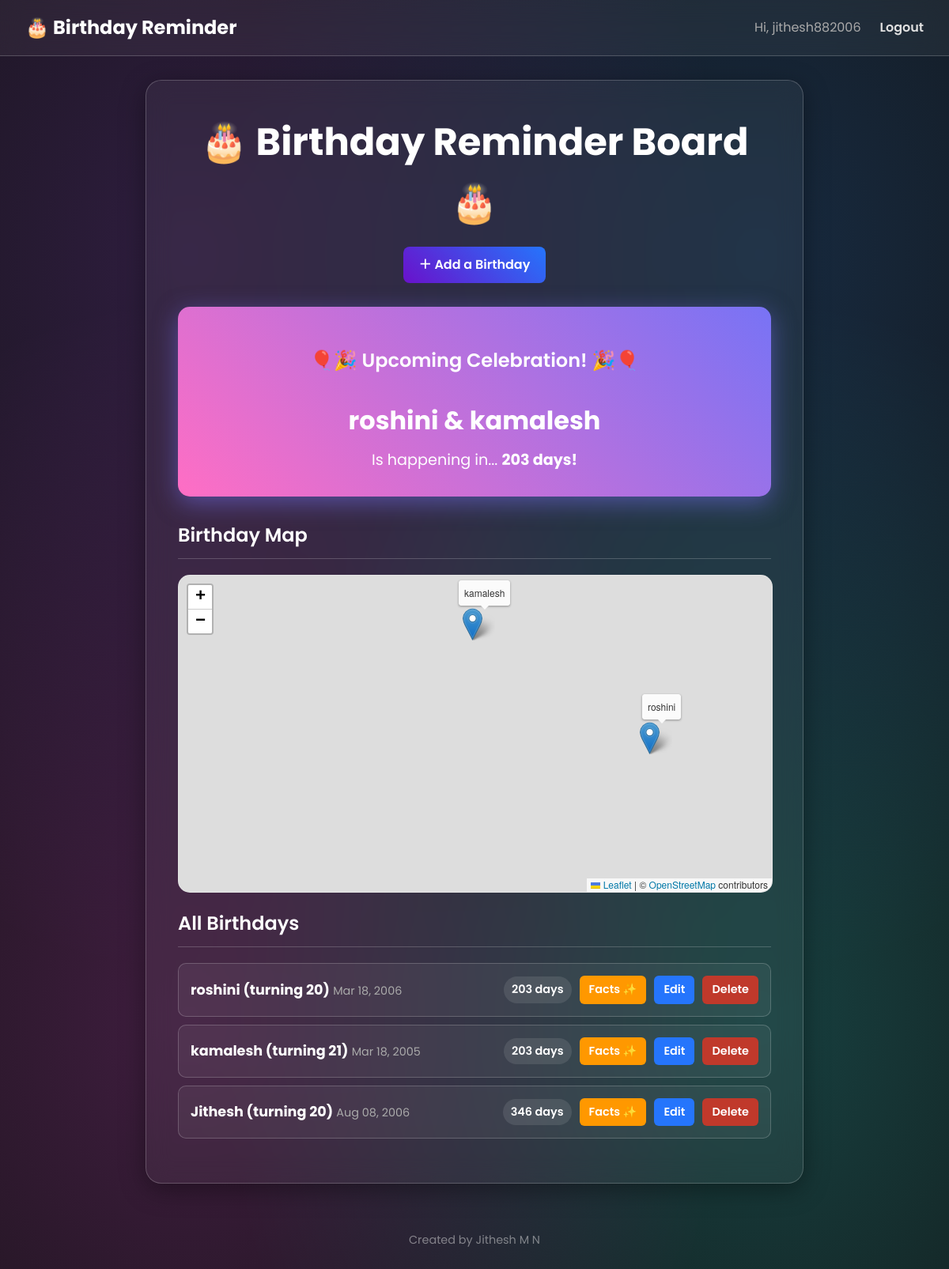
Screenshot of / (signed in) with the database file from the repository.
### app.py (models this page shows)
class User(UserMixin, db.Model):
    id = db.Column(db.Integer, primary_key=True)
    email = db.Column(db.String(100), unique=True, nullable=False)
    password = db.Column(db.String(200), nullable=False)
    birthdays = db.relationship('Birthday', backref='creator', lazy=True)

class Birthday(db.Model):
    id = db.Column(db.Integer, primary_key=True)
    name = db.Column(db.String(200), nullable=False)
    dob = db.Column(db.Date, nullable=False)
    tob = db.Column(db.String(50), nullable=True)
    pob = db.Column(db.String(200), nullable=True)
    notes = db.Column(db.Text, nullable=True)
    latitude = db.Column(db.Float, nullable=True)
    longitude = db.Column(db.Float, nullable=True)
    user_id = db.Column(db.Integer, db.ForeignKey('user.id'), nullable=False)

### app.py (the view)
@app.route('/')
@login_required
def index():
    today = date.today()
    birthdays = Birthday.query.order_by(extract('month', Birthday.dob), extract('day', Birthday.dob)).all()
    birthdays_with_details = [{'birthday': b, 'days_left': d, 'age_turning': a} for d, a, b in [(*calculate_birthday_details(b, today), b) for b in birthdays]]
    sorted_birthdays = sorted(birthdays_with_details, key=lambda x: x['days_left'])
    upcoming_birthdays = []
    if sorted_birthdays:
        min_days_left = sorted_birthdays[0]['days_left']
        upcoming_birthdays = [b for b in sorted_birthdays if b['days_left'] == min_days_left]
    birthdays_json = [{'name': b['birthday'].name, 'lat': b['birthday'].latitude, 'lon': b['birthday'].longitude, 'pob': b['birthday'].pob} for b in sorted_birthdays if b['birthday'].latitude is not None]
    return render_template('index.html', sorted_birthdays=sorted_birthdays, upcoming_birthdays=upcoming_birthdays, birthdays_json=birthdays_json)

### app.py (called while the page is built)
@login_manager.user_loader
def load_user(user_id):
    return db.session.get(User, int(user_id))

def calculate_birthday_details(birthday, today):
    age = today.year - birthday.dob.year - ((today.month, today.day) < (birthday.dob.month, birthday.dob.day))
    birthday_this_year = birthday.dob.replace(year=today.year)
    if birthday_this_year < today: next_birthday_date = birthday_this_year.replace(year=today.year + 1)
    else: next_birthday_date = birthday_this_year
    age_turning = next_birthday_date.year - birthday.dob.year
    days_left = (next_birthday_date - today).days
    return days_left, age_turning

### templates/index.html (shortened to what this page needs)
{% extends "base.html" %}
{% block head %}
    <link rel="stylesheet" href="https://unpkg.com/leaflet@1.9.4/dist/leaflet.css" />
{% endblock %}
{% block content %}
<header>
    <h1>🎂 Birthday Reminder Board 🎂</h1>
    <a href="{{ url_for('add_birthday') }}" class="add-birthday-btn">＋ Add a Birthday</a>
</header>
{% if upcoming_birthdays %}
<section class="next-birthday cheerful-highlight">
    <h2>🎈🎉 Upcoming Celebration! 🎉🎈</h2>
    <div class="upcoming-names">
        {% for item in upcoming_birthdays %}
            <strong>{{ item.birthday.name }}</strong>{% if not loop.last %} & {% endif %}
        {% endfor %}
    </div>
    <p>Is happening in... <span class="countdown-days">
        {% if upcoming_birthdays[0].days_left == 0 %}🥳 TODAY! 🥳{% else %}{{ upcoming_birthdays[0].days_left }} days!{% endif %}
    </span></p>
</section>
{% endif %}
<section class="map-section">
    <h2>Birthday Map</h2>
    <div id="map"></div>
</section>
<section class="list-birthdays">
    <h2>All Birthdays</h2>
    {% if sorted_birthdays %}
    <ul>
        {% for item in sorted_birthdays %}
        <li class="{% if item.days_left == 0 %}birthday-today{% elif item.days_left <= 7 %}birthday-upcoming{% endif %}">
            <div class="birthday-info">
                <strong>{{ item.birthday.name }} (turning {{ item.age_turning }})</strong>
                <span class="date">{{ item.birthday.dob.strftime('%b %d, %Y') }}</span>
            </div>
            <div class="birthday-actions">
                <span class="days-left">
                   {% if item.days_left == 0 %}Today!{% else %}{{ item.days_left }} days{% endif %}
                </span>
                {% if current_user.id == item.birthday.user_id or current_user.email == 'jithesh882006@gmail.com' %}
                    <a href="/fun-facts/{{ item.birthday.id }}" class="facts-btn">Facts ✨</a>
                    <a href="/edit/{{ item.birthday.id }}" class="edit-btn">Edit</a>
                    <a href="/delete/{{ item.birthday.id }}" class="delete-btn" onclick="return confirm('Are you sure?');">Delete</a>
                {% endif %}
            </div>
        </li>
        {% endfor %}
    </ul>
    {% else %}
    <p class="empty-state">No birthdays yet. Be the first to add one!</p>
    {% endif %}
</section>
{% endblock %}

### templates/base.html (shortened to what this page needs)
<!DOCTYPE html>
<html lang="en">
<head>
    <link rel="stylesheet" href="{{ url_for('static', filename='style.css') }}">
    {% block head %}{% endblock %}
</head>
<body>
    <nav class="navbar">
        <a href="{{ url_for('index') }}" class="nav-brand">🎂 Birthday Reminder</a>
        <div class="nav-links">
            {% if current_user.is_authenticated %}
                <span class="nav-user">Hi, {{ current_user.email.split('@')[0] }}</span>
                <a href="{{ url_for('logout') }}">Logout</a>
            {% else %}
                <a href="{{ url_for('login') }}">Login</a>
                <a href="{{ url_for('register') }}">Register</a>
            {% endif %}
        </div>
    </nav>
    <div class="container">
        {% block content %}{% endblock %}
    </div>
    <footer>
        <p>Created by Jithesh M N</p>
    </footer>
</body>
</html>

### static/style.css (style rules this page uses)
:root { --primary-color: #6a11cb; --secondary-color: #2575fc; --text-color: #e0e0e0; --bg-color: #121212; --container-bg: rgba(255, 255, 255, 0.05); --border-color: rgba(255, 255, 255, 0.2); --success-bg: rgba(46, 204, 113, 0.1); --success-color: #2ecc71; --error-bg: rgba(231, 76, 60, 0.1); --error-color: #e74c3c; }
body { font-family: 'Poppins', sans-serif; color: var(--text-color); background-color: var(--bg-color); background-image: radial-gradient(at 20% 20%, hsla(271, 91%, 63%, 0.2) 0px, transparent 50%), radial-gradient(at 80% 20%, hsla(212, 96%, 58%, 0.2) 0px, transparent 50%), radial-gradient(at 20% 80%, hsla(300, 91%, 63%, 0.2) 0px, transparent 50%), radial-gradient(at 80% 80%, hsla(180, 96%, 58%, 0.2) 0px, transparent 50%); margin: 0; padding: 0; line-height: 1.6; }
.container { max-width: 750px; margin: 30px auto; background: var(--container-bg); border-radius: 20px; padding: 40px; border: 1px solid var(--border-color); backdrop-filter: blur(15px); box-shadow: 0 8px 32px 0 rgba(0, 0, 0, 0.37); }
header { text-align: center; margin-bottom: 30px; }
header h1 { font-size: 3rem; font-weight: 700; color: #fff; margin: 0; }
h2 { color: #fff; border-bottom: 1px solid var(--border-color); padding-bottom: 10px; margin-bottom: 20px; font-weight: 600; }
ul { list-style: none; padding: 0; }
li { display: flex; justify-content: space-between; align-items: center; padding: 15px; background: var(--container-bg); border: 1px solid var(--border-color); border-radius: 10px; margin-bottom: 10px; }
.birthday-info { flex: 1; }
.birthday-info strong { font-size: 1.1rem; color: #fff; }
.birthday-info .date { color: #aaa; font-size: 0.9rem; }
.birthday-actions { display: flex; align-items: center; gap: 10px; }
.days-left { font-weight: 600; color: #fff; background-color: rgba(255,255,255,0.1); padding: 5px 10px; border-radius: 20px; font-size: 0.9rem; }
.edit-btn, .delete-btn, .facts-btn { text-decoration: none; font-weight: 600; padding: 6px 12px; border-radius: 6px; color: white; font-size: 0.9rem; border: none; cursor: pointer; transition: opacity 0.2s; }
.edit-btn { background-color: var(--secondary-color); }
.delete-btn { background-color: #c0392b; }
.facts-btn { background-color: #ff9800; }
.next-birthday.cheerful-highlight { background: linear-gradient(45deg, #ff6ec4, #7873f5); text-align: center; padding: 30px; border-radius: 15px; margin-bottom: 30px; color: white; box-shadow: 0 8px 30px rgba(120, 115, 245, 0.5); animation: pulse-glow 2s infinite alternate; }
.next-birthday h2 { border: none; font-size: 1.5rem; }
.upcoming-names { font-size: 2rem; font-weight: 700; margin: 10px 0; }
.next-birthday p { margin: 0; font-size: 1.2rem; }
.countdown-days { font-weight: 700; }
#map { height: 400px; width: 100%; border-radius: 15px; margin-top: 20px; border: 1px solid var(--border-color); }
.navbar { display: flex; justify-content: space-between; align-items: center; padding: 1rem 2rem; background: var(--container-bg); border-bottom: 1px solid var(--border-color); backdrop-filter: blur(15px); }
.nav-brand { font-weight: 700; font-size: 1.5rem; color: #fff; text-decoration: none; }
.nav-links { display: flex; align-items: center; gap: 1.5rem; }
.nav-links a { color: var(--text-color); text-decoration: none; font-weight: 600; transition: color 0.2s; }
.nav-user { color: #aaa; }
footer { text-align: center; padding: 30px 20px; color: var(--text-color); opacity: 0.5; font-size: 0.9rem; }
footer p { margin: 0; }
.add-birthday-btn { display: inline-block; margin-top: 1rem; padding: 10px 20px; border-radius: 8px; font-size: 1rem; font-weight: 600; text-decoration: none; transition: all 0.3s ease; background: linear-gradient(45deg, var(--primary-color), var(--secondary-color)); color: white; }

### rows the page displays
User: email "jithesh882006"
Birthday: birthday.name "roshini", birthday.name "roshini", birthday.dob "Mar 18, 2006"
Birthday: birthday.name "kamalesh", birthday.name "kamalesh", birthday.dob "Mar 18, 2005"
Birthday: birthday.name "Jithesh", birthday.dob "Aug 08, 2006"

### other values shown
{{ upcoming_birthdays[0].days_left }} "203"
{{ item.age_turning }} "20" "21" "20"
{{ item.days_left }} "203" "203" "346"
